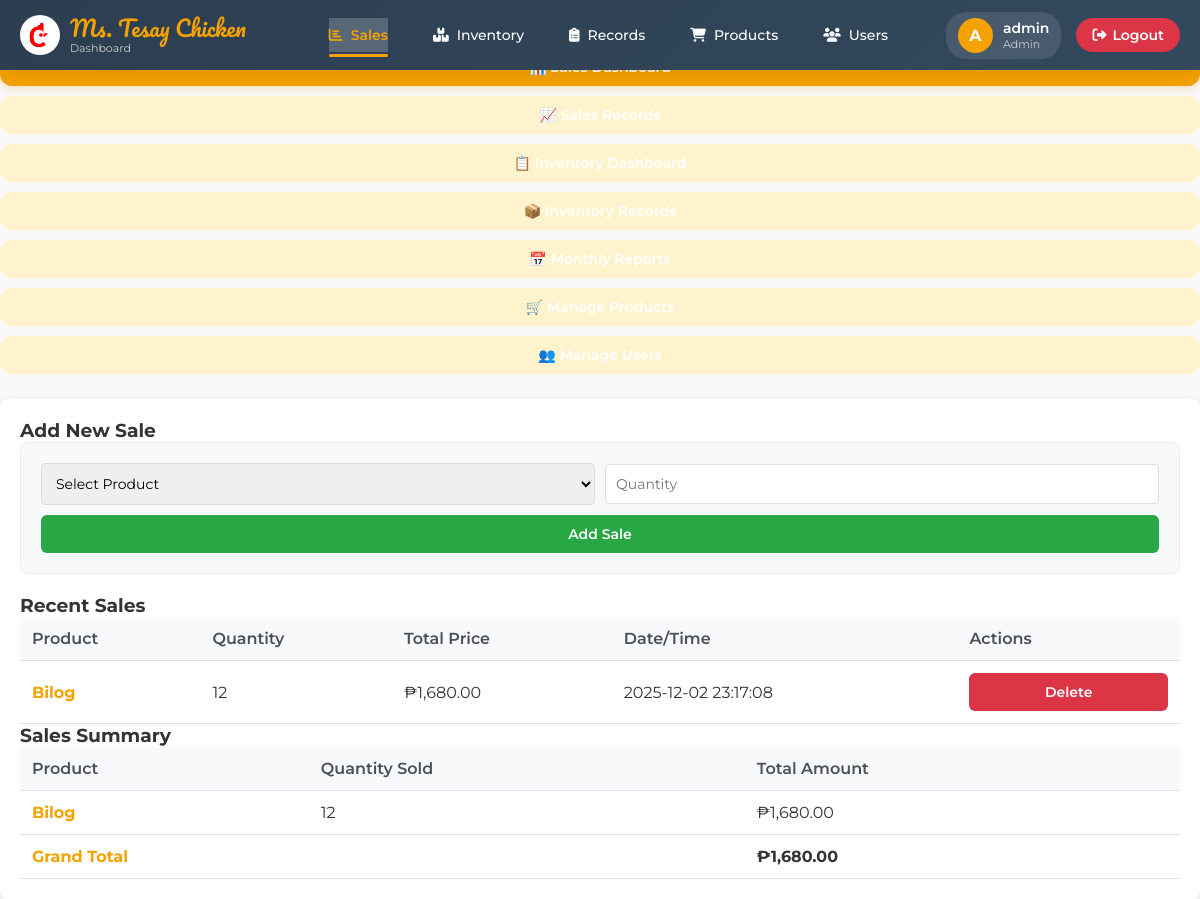
/includes/dashboard.php (signed in), run on the app's committed database.
### tables this page shows
CREATE TABLE `sales` (
  `id` int(11) NOT NULL,
  `product_id` int(11) NOT NULL,
  `quantity` int(11) NOT NULL,
  `total_price` decimal(12,2) NOT NULL,
  `sale_datetime` datetime NOT NULL
);

CREATE TABLE `products` (
  `id` int(11) NOT NULL,
  `name` varchar(150) NOT NULL,
  `category` varchar(100) DEFAULT NULL,
  `price` decimal(10,2) NOT NULL,
  `created_at` timestamp NOT NULL DEFAULT current_timestamp(),
  `stock` decimal(10,2) DEFAULT 0.00,
  `availability` tinyint(1) DEFAULT 1
);

### includes/dashboard.php (the view, shortened to what this page needs)
<?php
$role = $_SESSION['role'];
$activeTab = isset($_GET["tab"]) ? $_GET["tab"] : "sales";
include "db.php";
include "header.php";
?>
<main class="dashboard-main">
  <section class="dashboard-hero">
      <h1>Welcome, <?= htmlspecialchars($_SESSION['username']) ?>!</h1>
      <p>Monitor your sales and inventory efficiently.</p>
  </section>
  <div class="tab-navigation">
    <button class="tab-btn <?= $activeTab === 'sales' ? 'active' : '' ?>" data-target="sales">
        📊 Sales Dashboard
    </button>
    <button class="tab-btn <?= $activeTab === 'sales_records' ? 'active' : '' ?>" data-target="sales_records">
        📈 Sales Records
    </button>
    <button class="tab-btn <?= $activeTab === 'inventory_dashboard' ? 'active' : '' ?>" data-target="inventory_dashboard">
        📋 Inventory Dashboard
    </button>
    <?php if($role == 'Admin' || $role == 'Manager'): ?>
    <button class="tab-btn <?= $activeTab === 'inventory' ? 'active' : '' ?>" data-target="inventory">
        📦 Inventory Records
    </button>
    <?php endif; ?>
    <?php if($role == 'Admin'): ?>
    <button class="tab-btn <?= $activeTab === 'monthly_reports' ? 'active' : '' ?>" data-target="monthly_reports">
        📅 Monthly Reports
    </button>
    <?php endif; ?>
    <?php if($role == 'Admin'): ?>
    <button class="tab-btn <?= $activeTab === 'products' ? 'active' : '' ?>" data-target="products">
        🛒 Manage Products
    </button>
    <button class="tab-btn <?= $activeTab === 'users' ? 'active' : '' ?>" data-target="users">
        👥 Manage Users
    </button>
    <?php endif; ?>
</div>
<div class="tab-container">
  <section id="sales" class="tab-content <?= $activeTab === 'sales' ? 'active' : '' ?>">
      <h3>Add New Sale</h3>
      <form method="POST" class="crud-form">
          <div class="form-row">
              <select name="product_id" required>
                  <option value="">Select Product</option>
              </select>
              <input type="number" name="quantity" placeholder="Quantity" min="1" required>
              <button type="submit" name="add_sale" class="add-btn">Add Sale</button>
          </div>
      </form>
      <?php
      $salesStmt = $pdo->query("
          SELECT s.id, p.name AS product, s.quantity, s.total_price, s.sale_datetime
          FROM sales s
          JOIN products p ON s.product_id = p.id
          ORDER BY s.sale_datetime DESC
      ");
      $salesData = $salesStmt->fetchAll();
      $summaryStmt = $pdo->query("
          SELECT p.name AS product, SUM(s.quantity) AS qty_sold, SUM(s.total_price) AS total_amount
          FROM sales s
          JOIN products p ON s.product_id = p.id
          GROUP BY p.name
          ORDER BY total_amount DESC
      ");
      $summaryData = $summaryStmt->fetchAll();
      ?>
      <h3>Recent Sales</h3>
      <table>
          <thead>
              <tr>
                  <th>Product</th>
                  <th>Quantity</th>
                  <th>Total Price</th>
                  <th>Date/Time</th>
                  <th>Actions</th>
              </tr>
          </thead>
          <tbody>
              <?php foreach($salesData as $sale): ?>
              <tr>
                  <td><?= htmlspecialchars($sale['product']) ?></td>
                  <td><?= $sale['quantity'] ?></td>
                  <td>₱<?= number_format($sale['total_price'], 2) ?></td>
                  <td><?= $sale['sale_datetime'] ?></td>
                  <td>
                      <form method="POST" style="display:inline;">
                          <button type="submit" name="delete_sale" class="delete-btn" onclick="return confirm('Delete this sale? Stock will be restored.')">Delete</button>
                      </form>
                  </td>
              </tr>
              <?php endforeach; ?>
          </tbody>
      </table>
      <h3>Sales Summary</h3>
      <table>
          <thead>
              <tr>
                  <th>Product</th>
                  <th>Quantity Sold</th>
                  <th>Total Amount</th>
              </tr>
          </thead>
          <tbody>
              <?php
              $grandTotal = 0;
              foreach($summaryData as $sale):
                  $grandTotal += $sale['total_amount'];
              ?>
              <tr>
                  <td><?= htmlspecialchars($sale['product']) ?></td>
                  <td><?= $sale['qty_sold'] ?></td>
                  <td>₱<?= number_format($sale['total_amount'], 2) ?></td>
              </tr>
              <?php endforeach; ?>
              <tr>
                  <td colspan="2" style="font-weight: bold;">Grand Total</td>
                  <td style="font-weight: bold;">₱<?= number_format($grandTotal, 2) ?></td>
              </tr>
          </tbody>
      </table>
  </section>
</div>
</main>

### includes/header.php (shortened to what this page needs)
<!DOCTYPE html>
<html lang="en">
<head>
  <link rel="stylesheet" href="../assets/css/login-styles.css">
  <link rel="stylesheet" href="assets/landing-styles.css">
  <link rel="stylesheet" href="https://cdnjs.cloudflare.com/ajax/libs/font-awesome/6.4.0/css/all.min.css">
</head>
<body>
<header class="dashboard-header">
    <div class="header-left">
        <div class="logo-container">
            <img src="../assets/img/mainlogo.png" alt="Ms. Tesay Chicken Logo" class="logo-img">
            <div class="brand-text">
                <h1>Ms. Tesay Chicken</h1>
                <p>Dashboard</p>
            </div>
        </div>
    </div>
    <nav>
        <ul class="nav-menu" id="navMenu">
            <li>
                <a href="dashboard.php?tab=sales" class="<?= (isset($_GET['tab']) && $_GET['tab'] === 'sales') || !isset($_GET['tab']) ? 'active' : '' ?>">
                    <i class="fas fa-chart-bar"></i>
                    <span>Sales</span>
                </a>
            </li>
            <li>
                <a href="dashboard.php?tab=inventory_dashboard" class="<?= isset($_GET['tab']) && $_GET['tab'] === 'inventory_dashboard' ? 'active' : '' ?>">
                    <i class="fas fa-boxes"></i>
                    <span>Inventory</span>
                </a>
            </li>
            <?php if(isset($_SESSION['role']) && ($_SESSION['role'] == 'Admin' || $_SESSION['role'] == 'Manager')): ?>
            <li>
                <a href="dashboard.php?tab=inventory" class="<?= isset($_GET['tab']) && $_GET['tab'] === 'inventory' ? 'active' : '' ?>">
                    <i class="fas fa-clipboard-list"></i>
                    <span>Records</span>
                </a>
            </li>
            <?php endif; ?>
            <?php if(isset($_SESSION['role']) && $_SESSION['role'] == 'Admin'): ?>
            <li>
                <a href="dashboard.php?tab=products" class="<?= isset($_GET['tab']) && $_GET['tab'] === 'products' ? 'active' : '' ?>">
                    <i class="fas fa-shopping-cart"></i>
                    <span>Products</span>
                </a>
            </li>
            <li>
                <a href="dashboard.php?tab=users" class="<?= isset($_GET['tab']) && $_GET['tab'] === 'users' ? 'active' : '' ?>">
                    <i class="fas fa-users"></i>
                    <span>Users</span>
                </a>
            </li>
            <?php endif; ?>
        </ul>
    </nav>
    <div class="header-right">
        <div class="user-profile">
            <div class="user-avatar">
                <?php
                $initial = isset($_SESSION['username']) ? strtoupper(substr($_SESSION['username'], 0, 1)) : 'G';
                echo $initial;
                ?>
            </div>
            <div class="user-info">
                <span class="user-name"><?= htmlspecialchars($_SESSION['username'] ?? 'Guest') ?></span>
                <span class="user-role"><?= isset($_SESSION['role']) ? $_SESSION['role'] : 'Visitor' ?></span>
            </div>
        </div>
        <a href="../index.php" class="logout-btn">
            <i class="fas fa-sign-out-alt"></i>
            <span>Logout</span>
        </a>
    </div>
</header>
<main class="dashboard-wrapper">

### assets/css/login-styles.css (style rules this page uses)
* { margin: 0; padding: 0; box-sizing: border-box; font-family: 'Montserrat', sans-serif; }
body { display: flex; justify-content: center; align-items: center; min-height: 100vh; background: linear-gradient(90deg, #e9af00, #ff7400, #F7743B, #ff9a00); }
nav { display: flex; align-items: center; }
nav a { display: flex; align-items: center; gap: 6px; }
nav a { margin-left: 25px; text-decoration: none; font-size: 16px; color: #333; font-weight: 500; transition: 0.3s; }
button { width: 100%; background-color: #F7743B; border: none; padding: 14px; border-radius: 30px; color: #fff; font-weight: bold; font-size: 16px; cursor: pointer; transition: background 0.3s; }

### assets/css/landing-styles.css (style rules this page uses)
* { margin: 0; padding: 0; box-sizing: border-box; font-family: 'Montserrat', sans-serif; }
body { background: linear-gradient(#f4f4f4, #e7e7e7); overflow-x: hidden; color: #333; }
nav { display: flex; align-items: center; }
nav a { display: flex; align-items: center; gap: 6px; }
nav a.active { font-weight: bold; color: #F5A200; backdrop-filter: blur(15px); background-color: rgba(255, 255, 255, 0.2); }
nav a { margin-left: 25px; text-decoration: none; font-size: 16px; color: #333; font-weight: 500; transition: 0.3s; }

### includes/header.php (style rules this page uses)
* { margin: 0; padding: 0; box-sizing: border-box; }
body { font-family: 'Montserrat', sans-serif; background: #f8f9fa; min-height: 100vh; }
.dashboard-header { background: linear-gradient(135deg, #2c3e50 0%, #34495e 100%); color: white; position: fixed; top: 0; left: 0; right: 0; z-index: 1000; box-shadow: 0 4px 20px rgba(0, 0, 0, 0.1); padding: 0 20px; height: 70px; display: flex; align-items: center; justify-content: space-between; }
.header-left { display: flex; align-items: center; gap: 15px; }
.logo-container { display: flex; align-items: center; gap: 10px; }
.logo-img { height: 40px; width: 40px; border-radius: 50%; object-fit: contain; background: white; padding: 5px; }
.brand-text h1 { font-family: 'Pacifico', cursive; color: #F5A200; font-size: 22px; font-weight: normal; margin: 0; line-height: 1.2; }
.brand-text p { font-size: 11px; color: #ccc; margin: 0; font-family: 'Montserrat', sans-serif; }
.nav-menu { display: flex; gap: 20px; list-style: none; margin: 0; padding: 0; }
.nav-menu li { position: relative; }
.nav-menu a { color: white; text-decoration: none; font-weight: 500; padding: 8px 0; transition: all 0.3s ease; display: flex; align-items: center; gap: 8px; font-size: 14px; }
.nav-menu a.active { color: #F5A200; font-weight: 600; }
.nav-menu a.active::after { content: ''; position: absolute; bottom: -5px; left: 0; width: 100%; height: 3px; background: #F5A200; border-radius: 3px; }
.header-right { display: flex; align-items: center; gap: 15px; }
.user-profile { display: flex; align-items: center; gap: 10px; padding: 6px 12px; background: rgba(255, 255, 255, 0.1); border-radius: 20px; transition: all 0.3s ease; }
.user-avatar { width: 35px; height: 35px; border-radius: 50%; background: #F5A200; display: flex; align-items: center; justify-content: center; color: white; font-weight: bold; font-size: 16px; }
.user-info { display: flex; flex-direction: column; }
.user-name { font-weight: 600; color: white; font-size: 14px; }
.user-role { font-size: 11px; color: #ccc; }
.logout-btn { background: #dc3545; color: white; border: none; padding: 8px 16px; border-radius: 20px; cursor: pointer; font-weight: 600; display: flex; align-items: center; gap: 6px; transition: all 0.3s ease; text-decoration: none; font-size: 14px; }

### data on the page
sales: product.name "Bilog", quantity "12", total_price "1,680.00", sale_datetime "2025-12-02 23:17:08"

### other printed values
$initial "A"
$_SESSION['username'] "admin"
$_SESSION['role'] "Admin"
$sale['product'] "Bilog"
$sale['qty_sold'] "12"
$sale['total_amount'] "1,680.00"
$grandTotal "1,680.00"
